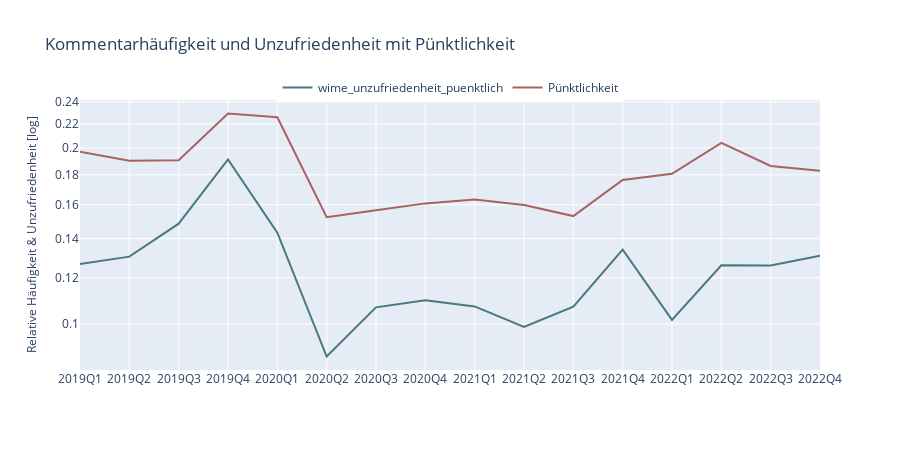

Source (notebook cell):
### Code cell
import plotly.graph_objects as go
import plotly.io as pio

# define a list of hex codes for the line colors
line_colors = color_discrete_kuzu

fig = go.Figure()

# add the traces to the figure and set the line color for each trace
for i in range(len(df_count_satisfaction_selected_puenktlich ['name'].unique())):
    custom_name = df_count_satisfaction_selected_puenktlich ['name'].unique()[i]
    df_custom = df_count_satisfaction_selected_puenktlich [df_count_satisfaction_selected_puenktlich ['name']==custom_name]
    fig.add_trace(go.Scatter(x=df_custom['yearquarter'], y=df_custom['value'],
                    mode='lines',
                    name=custom_name,
                    line=dict(color=line_colors[i%len(line_colors)]))) # set line color for each trace

# add left and right annotations
for custom_name in df_count_satisfaction_selected_puenktlich ['name'].unique():
    df_custom = df_count_satisfaction_selected_puenktlich [df_count_satisfaction_selected_puenktlich ['name']==custom_name]
    y_trace = df_custom['value'].tolist()
    label = custom_name
    
    # fig.add_annotation(x=df_custom.iloc[-1]['yearquarter'], y=y_trace[-1],
    #                    xref="x", yref="y",
    #                    text=f"{label}",
    #                    showarrow=False,
    #                    font=dict(family='Arial', size=12),
    #                    xshift=50,
    #                    yshift=0)

# update layout and save/show figure
fig.update_layout(title="Kommentarhäufigkeit und Unzufriedenheit mit Pünktlichkeit",
                  yaxis_title='Häufigkeit & Unzufriedenheit [log]',
                  xaxis_title='',
                  showlegend=True,
                  legend_title="",
                  width=900, 
                  height=450,
                  legend=dict(orientation='h', yanchor='top', y=1.1, xanchor='center', x=0.5),
                  #template='plotly_white'
                  ) # set template

fig.update_layout(yaxis_type='log')

fig.update_traces(line_width=2, text=df_count_satisfaction_selected_puenktlich ['name'])

fig.update_yaxes(title=dict(text='Relative Häufigkeit & Unzufriedenheit [log]', font=dict(size=12)))

pio.write_image(fig,"../../exports/images/Themencluster_Zeitachse_Pünktlichkeit.svg") #save fig as svg
fig.show()

### Figure 1 — Plotly figure (JSON) as saved in the notebook; plotly's stock layout.template omitted (floating-point values rounded to 4 significant figures)
{"data": [{"line": {"color": "#49787F", "width": 2}, "mode": "lines", "name": "wime_unzufriedenheit_puenktlich", "text": ["wime_unzufriedenheit_puenktlich", "wime_unzufriedenheit_puenktlich", "wime_unzufriedenheit_puenktlich", "wime_unzufriedenheit_puenktlich", "wime_unzufriedenheit_puenktlich", "wime_unzufriedenheit_puenktlich", "wime_unzufriedenheit_puenktlich", "wime_unzufriedenheit_puenktlich", "wime_unzufriedenheit_puenktlich", "wime_unzufriedenheit_puenktlich", "wime_unzufriedenheit_puenktlich", "wime_unzufriedenheit_puenktlich", "wime_unzufriedenheit_puenktlich", "wime_unzufriedenheit_puenktlich", "wime_unzufriedenheit_puenktlich", "wime_unzufriedenheit_puenktlich", "Pünktlichkeit", "Pünktlichkeit", "Pünktlichkeit", "Pünktlichkeit", "Pünktlichkeit", "Pünktlichkeit", "Pünktlichkeit", "Pünktlichkeit", "Pünktlichkeit", "Pünktlichkeit", "Pünktlichkeit", "Pünktlichkeit", "Pünktlichkeit", "Pünktlichkeit", "Pünktlichkeit", "Pünktlichkeit"], "type": "scatter", "x": ["2019Q1", "2019Q2", "2019Q3", "2019Q4", "2020Q1", "2020Q2", "2020Q3", "2020Q4", "2021Q1", "2021Q2", "2021Q3", "2021Q4", "2022Q1", "2022Q2", "2022Q3", "2022Q4"], "y": [0.1267, 0.1304, 0.1485, 0.1912, 0.1433, 0.08799, 0.1068, 0.1098, 0.1072, 0.09882, 0.1071, 0.134, 0.1016, 0.126, 0.1259, 0.1309]}, {"line": {"color": "#A96262", "width": 2}, "mode": "lines", "name": "Pünktlichkeit", "text": ["wime_unzufriedenheit_puenktlich", "wime_unzufriedenheit_puenktlich", "wime_unzufriedenheit_puenktlich", "wime_unzufriedenheit_puenktlich", "wime_unzufriedenheit_puenktlich", "wime_unzufriedenheit_puenktlich", "wime_unzufriedenheit_puenktlich", "wime_unzufriedenheit_puenktlich", "wime_unzufriedenheit_puenktlich", "wime_unzufriedenheit_puenktlich", "wime_unzufriedenheit_puenktlich", "wime_unzufriedenheit_puenktlich", "wime_unzufriedenheit_puenktlich", "wime_unzufriedenheit_puenktlich", "wime_unzufriedenheit_puenktlich", "wime_unzufriedenheit_puenktlich", "Pünktlichkeit", "Pünktlichkeit", "Pünktlichkeit", "Pünktlichkeit", "Pünktlichkeit", "Pünktlichkeit", "Pünktlichkeit", "Pünktlichkeit", "Pünktlichkeit", "Pünktlichkeit", "Pünktlichkeit", "Pünktlichkeit", "Pünktlichkeit", "Pünktlichkeit", "Pünktlichkeit", "Pünktlichkeit"], "type": "scatter", "x": ["2019Q1", "2019Q2", "2019Q3", "2019Q4", "2020Q1", "2020Q2", "2020Q3", "2020Q4", "2021Q1", "2021Q2", "2021Q3", "2021Q4", "2022Q1", "2022Q2", "2022Q3", "2022Q4"], "y": [0.1971, 0.1903, 0.1905, 0.2292, 0.2258, 0.1523, 0.1565, 0.1608, 0.1632, 0.1598, 0.153, 0.1764, 0.1807, 0.2041, 0.1864, 0.1829]}], "layout": {"height": 450, "legend": {"orientation": "h", "title": {"text": ""}, "x": 0.5, "xanchor": "center", "y": 1.1, "yanchor": "top"}, "showlegend": true, "title": {"text": "Kommentarhäufigkeit und Unzufriedenheit mit Pünktlichkeit"}, "width": 900, "xaxis": {"title": {"text": ""}}, "yaxis": {"title": {"font": {"size": 12}, "text": "Relative Häufigkeit & Unzufriedenheit [log]"}, "type": "log"}}}
